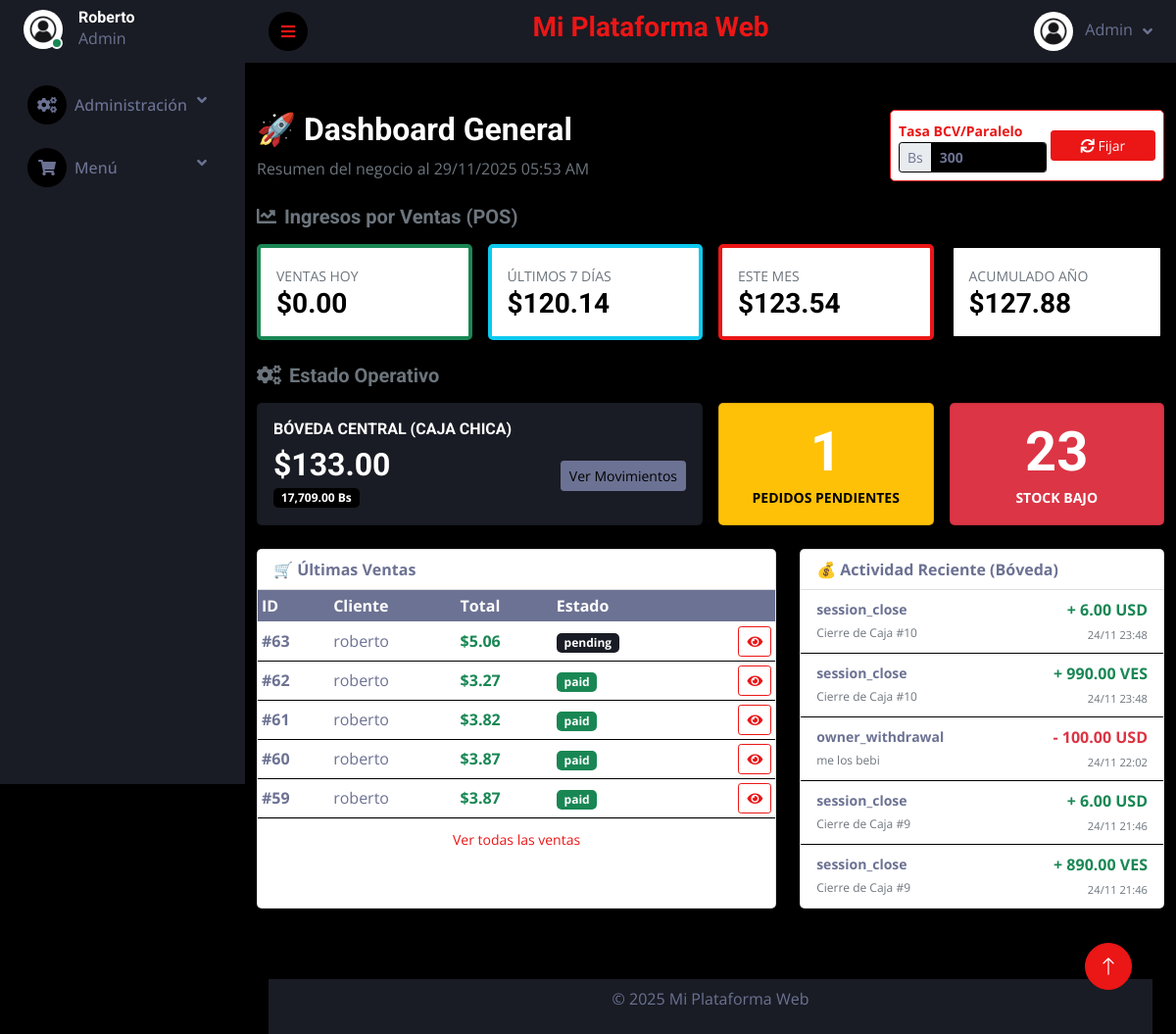
/admin/index.php (signed in), run on an earlier commit of the app's database.
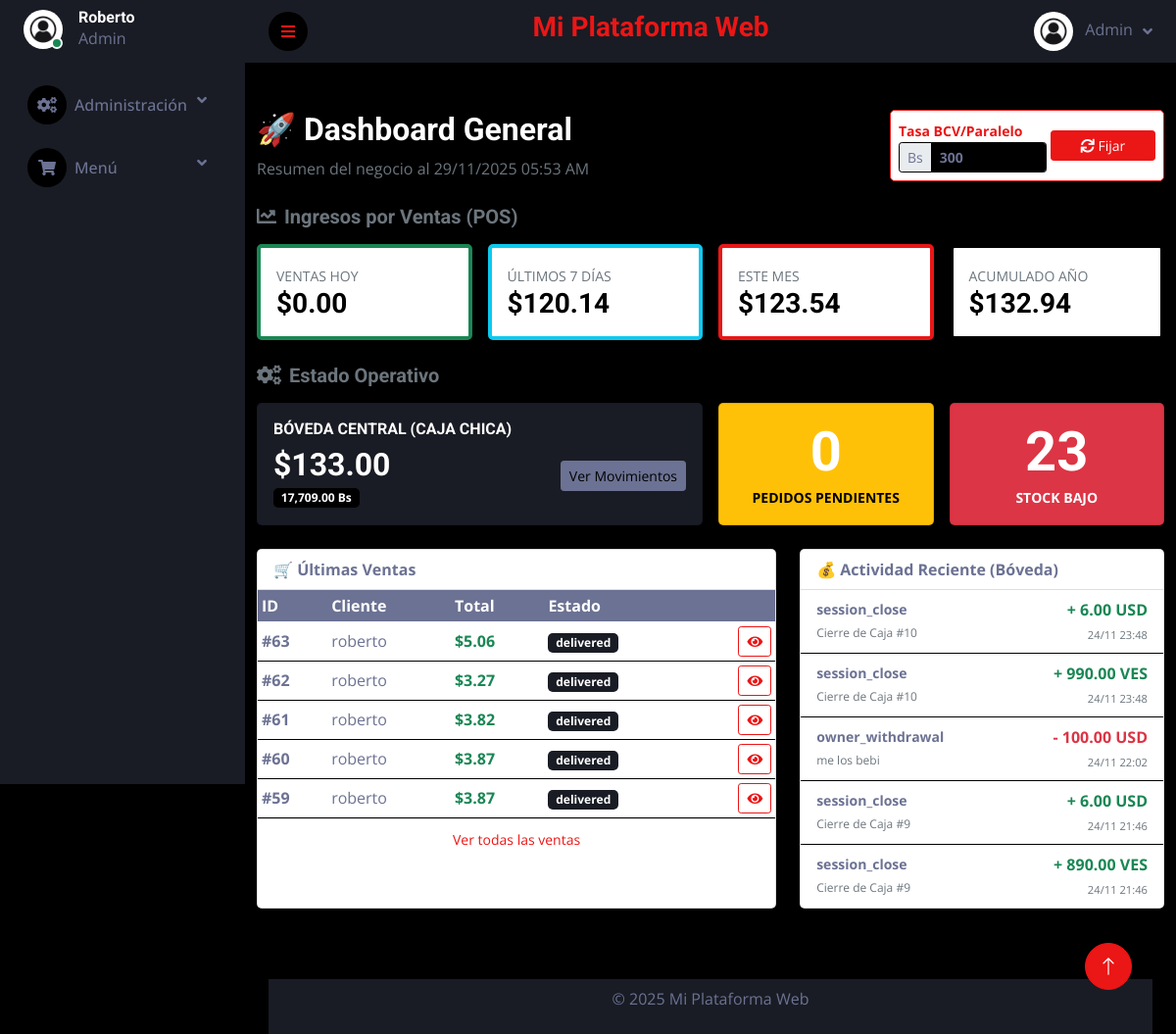
And on a later commit of the database.
### tables this page shows
CREATE TABLE `company_vault` (
  `id` int(11) NOT NULL,
  `balance_usd` decimal(12,2) DEFAULT 0.00,
  `balance_ves` decimal(12,2) DEFAULT 0.00,
  `last_updated` timestamp NULL DEFAULT current_timestamp() ON UPDATE current_timestamp()
);

CREATE TABLE `orders` (
  `id` int(11) NOT NULL,
  `user_id` int(11) NOT NULL,
  `total_price` decimal(10,2) NOT NULL,
  `status` enum('pending','paid','preparing','ready','delivered','cancelled') DEFAULT 'pending',
  `shipping_address` text NOT NULL,
  `shipping_method` varchar(100) DEFAULT NULL,
  `tracking_number` varchar(100) DEFAULT NULL,
  `created_at` timestamp NULL DEFAULT current_timestamp(),
  `updated_at` timestamp NULL DEFAULT NULL ON UPDATE current_timestamp()
);

CREATE TABLE `users` (
  `id` int(11) NOT NULL,
  `name` varchar(100) NOT NULL,
  `email` varchar(150) NOT NULL,
  `password` varchar(255) NOT NULL,
  `phone` varchar(20) NOT NULL,
  `document_id` varchar(50) NOT NULL,
  `address` text NOT NULL,
  `role` enum('admin','user') NOT NULL DEFAULT 'user',
  `profile_pic` varchar(255) DEFAULT 'default.jpg',
  `balance` decimal(10,2) DEFAULT 0.00,
  `reset_token` varchar(255) DEFAULT NULL,
  `token_expiry` datetime DEFAULT NULL,
  `created_at` timestamp NULL DEFAULT current_timestamp(),
  `updated_at` timestamp NULL DEFAULT current_timestamp() ON UPDATE current_timestamp()
);

CREATE TABLE `vault_movements` (
  `id` int(11) NOT NULL,
  `type` enum('deposit','withdrawal') NOT NULL,
  `origin` enum('session_close','manual_deposit','supplier_payment','owner_withdrawal') NOT NULL,
  `amount` decimal(12,2) NOT NULL,
  `currency` enum('USD','VES') NOT NULL,
  `description` text DEFAULT NULL,
  `reference_id` int(11) DEFAULT NULL,
  `created_by` int(11) NOT NULL,
  `created_at` timestamp NULL DEFAULT current_timestamp()
);

### templates/autoload.php (called while the page is built, shortened)
<?php
require_once '../funciones/conexion.php';
$db = Database::getConnection();
require_once '../funciones/ProductManager.php';
require_once '../funciones/OrderManager.php';
require_once '../funciones/VaultManager.php';
$orderManager = new OrderManager($db);
$vaultManager = new VaultManager($db);

### funciones/VaultManager.php (called while the page is built, shortened)
<?php
class VaultManager {
    private $db;
    public function __construct($db) {
        $this->db = $db;
    }
    public function getBalance() {
        $stmt = $this->db->query("SELECT * FROM company_vault WHERE id = 1");
        return $stmt->fetch(PDO::FETCH_ASSOC);
    }
}
?>

### funciones/conexion.php (called while the page is built, shortened)
<?php
class Database
{
    private static $connection = null;
    public static function getConnection()
    {
        if (self::$connection === null) {
            try {
                $host     = $_ENV['DB_HOST'] ?? 'localhost';
                $dbname   = $_ENV['DB_NAME'] ?? 'minimarket';
                $username = $_ENV['DB_USER'] ?? 'root';
                $password = $_ENV['DB_PASSWORD'] ?? '';
                $port     = $_ENV['DB_PORT'] ?? '3306';
                $options = [
                    PDO::ATTR_ERRMODE            => PDO::ERRMODE_EXCEPTION,
                    PDO::ATTR_DEFAULT_FETCH_MODE => PDO::FETCH_ASSOC,
                    PDO::ATTR_EMULATE_PREPARES   => false,
                ];
                self::$connection = new PDO(
                    "mysql:host=$host;port=$port;dbname=$dbname;charset=utf8mb4",
                    $username,
                    $password,
                    $options
                );
            } catch (PDOException $e) {
                error_log("Error de conexión: " . $e->getMessage());
                die("<h3>Error de conexión.</h3><p>Verifica tu archivo .env y los logs del servidor.</p>");
            }
        }
        return self::$connection;
    }
}
?>

### funciones/OrderManager.php (called while the page is built, shortened)
<?php
class OrderManager {
    private $db;
    public function __construct($db) {
        $this->db = Database::getConnection();
    }
    public function countOrdersByStatus($status) {
        $query = "SELECT COUNT(*) AS total FROM orders WHERE status = :status";
        $stmt = $this->db->prepare($query);
        $stmt->bindValue(':status', $status);
        $stmt->execute();
        return $stmt->fetch(PDO::FETCH_ASSOC)['total'] ?? 0;
    }
    public function getUltimosPedidos($limit = 10) {
        $query = "SELECT o.id, o.user_id, u.name, o.total_price, o.status, o.created_at FROM orders o JOIN users u ON o.user_id = u.id ORDER BY o.created_at DESC LIMIT :limit";
        $stmt = $this->db->prepare($query);
        $stmt->bindValue(':limit', (int)$limit, PDO::PARAM_INT);
        $stmt->execute();
        return $stmt->fetchAll(PDO::FETCH_ASSOC);
    }
}
?>

### funciones/ProductManager.php (called while the page is built, shortened)
<?php
class ProductManager {
    private $db;
    public function __construct() {
        $this->db = Database::getConnection();
    }
    public function getLowStockProducts($threshold = 5) {
        $stmt = $this->db->prepare("SELECT * FROM products WHERE stock <= ? ORDER BY stock ASC");
        $stmt->execute([$threshold]);
        return $stmt->fetchAll(PDO::FETCH_ASSOC);
    }
}

### admin/index.php (the view, shortened to what the rows shown need)
<?php
require_once '../templates/autoload.php';
$vaultBalance = $vaultManager->getBalance();
$ordenesPendientes = $orderManager->countOrdersByStatus('pending');
$stockCritico = count($productManager->getLowStockProducts(5));
$ultimasVentas = $orderManager->getUltimosPedidos(5);
$stmt = $db->query("SELECT * FROM vault_movements ORDER BY created_at DESC LIMIT 5");
$ultimosMovimientos = $stmt->fetchAll(PDO::FETCH_ASSOC);
require_once '../templates/header.php';
?>
<div class="container mt-5 mb-5">
    <div class="d-flex justify-content-between align-items-center mb-4">
        <div>
            <h2>🚀 Dashboard General</h2>
        </div>
    </div>
    <div class="row g-3 mb-4">
        <div class="col-md-6">
            <div class="card bg-secondary text-white shadow h-100">
                <div class="card-body d-flex justify-content-between align-items-center">
                    <div>
                        <h6 class="text-uppercase opacity-75">Bóveda Central (Caja Chica)</h6>
                        <h2 class="fw-bold mb-0">$<?= number_format($vaultBalance['balance_usd'], 2) ?></h2>
                        <span class="badge bg-dark text-white"><?= number_format($vaultBalance['balance_ves'], 2) ?> Bs</span>
                    </div>
                </div>
            </div>
        </div>
        <div class="col-md-3">
            <div class="card bg-warning text-dark shadow h-100">
                <div class="card-body text-center">
                    <h1 class="fw-bold display-4 mb-0"><?= $ordenesPendientes ?></h1>
                </div>
            </div>
        </div>
        <div class="col-md-3">
            <div class="card bg-danger text-white shadow h-100">
                <div class="card-body text-center">
                    <h1 class="fw-bold display-4 mb-0"><?= $stockCritico ?></h1>
                </div>
            </div>
        </div>
    </div>
    <div class="row g-4">
        <div class="col-lg-7">
            <div class="card shadow h-100">
                <div class="table-responsive">
                    <table class="table table-hover mb-0 align-middle table-sm">
                        <thead class="table-light">
                            <tr>
                                <th>ID</th>
                                <th>Cliente</th>
                                <th>Total</th>
                                <th>Estado</th>
                                <th></th>
                            </tr>
                        </thead>
                        <tbody>
                            <?php foreach ($ultimasVentas as $v):
                                $badge = $v['status'] == 'paid' ? 'bg-success' : 'bg-secondary';
                            ?>
                                <tr>
                                    <td class="fw-bold">#<?= $v['id'] ?></td>
                                    <td><?= htmlspecialchars($v['name'] ?? 'Consumidor') ?></td>
                                    <td class="fw-bold text-success">$<?= number_format($v['total_price'], 2) ?></td>
                                    <td><span class="badge <?= $badge ?>"><?= $v['status'] ?></span></td>
                                    <td class="text-end"><a href="ver_venta.php?id=<?= $v['id'] ?>" class="btn btn-sm btn-outline-primary"><i class="fa fa-eye"></i></a></td>
                                </tr>
                            <?php endforeach; ?>
                        </tbody>
                    </table>
                </div>
            </div>
        </div>
        <div class="col-lg-5">
            <div class="card shadow h-100">
                <div class="list-group list-group-flush">
                    <?php foreach ($ultimosMovimientos as $mov):
                        $color = $mov['type'] == 'deposit' ? 'text-success' : 'text-danger';
                        $sign = $mov['type'] == 'deposit' ? '+' : '-';
                    ?>
                        <div class="list-group-item d-flex justify-content-between align-items-center">
                            <div>
                                <small class="d-block fw-bold text-truncate" style="max-width: 150px;"><?= htmlspecialchars($mov['origin']) ?></small>
                                <small class="text-muted" style="font-size: 0.75rem;"><?= $mov['description'] ?></small>
                            </div>
                            <div class="text-end">
                                <span class="fw-bold <?= $color ?>"><?= $sign ?> <?= number_format($mov['amount'], 2) ?> <?= $mov['currency'] ?></span><br>
                                <small class="text-muted" style="font-size: 0.7rem;"><?= date('d/m H:i', strtotime($mov['created_at'])) ?></small>
                            </div>
                        </div>
                    <?php endforeach; ?>
                </div>
            </div>
        </div>
    </div>
</div>
<?php require_once '../templates/footer.php'; ?>

What changed in the data, as far as the page shows it:
changed orders id 63: status "pending" → "delivered"
changed orders id 62: status "paid" → "delivered"
changed orders id 61: status "paid" → "delivered"
changed orders id 60: status "paid" → "delivered"
changed orders id 59: status "paid" → "delivered"
Also different on the page:
$ventasAnio: "127.88" → "132.94"
$ordenesPendientes: "1" → "0"
